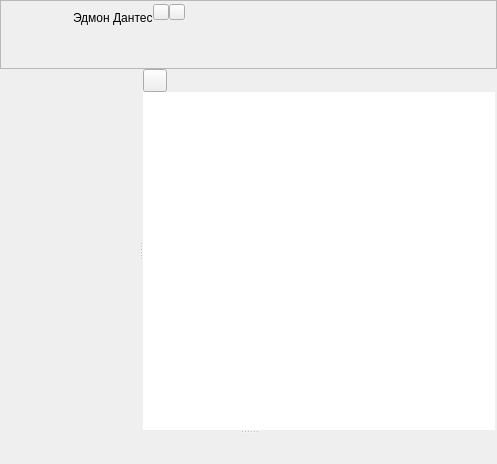
<?xml version="1.0" encoding="UTF-8"?>
<ui version="4.0">
 <class>YaGroupchatDlg</class>
 <widget class="QWidget" name="YaGroupchatDlg">
  <property name="geometry">
   <rect>
    <x>0</x>
    <y>0</y>
    <width>497</width>
    <height>464</height>
   </rect>
  </property>
  <property name="windowTitle">
   <string>Form</string>
  </property>
  <layout class="QVBoxLayout">
   <property name="spacing">
    <number>0</number>
   </property>
   <property name="margin">
    <number>0</number>
   </property>
   <item>
    <widget class="QFrame" name="chatTopFrame">
     <property name="minimumSize">
      <size>
       <width>16</width>
       <height>69</height>
      </size>
     </property>
     <property name="maximumSize">
      <size>
       <width>16777215</width>
       <height>69</height>
      </size>
     </property>
     <property name="frameShape">
      <enum>QFrame::StyledPanel</enum>
     </property>
     <property name="frameShadow">
      <enum>QFrame::Raised</enum>
     </property>
     <layout class="QHBoxLayout">
      <property name="spacing">
       <number>0</number>
      </property>
      <property name="margin">
       <number>0</number>
      </property>
      <item>
       <layout class="QHBoxLayout">
        <property name="spacing">
         <number>10</number>
        </property>
        <property name="leftMargin">
         <number>12</number>
        </property>
        <property name="topMargin">
         <number>3</number>
        </property>
        <property name="rightMargin">
         <number>2</number>
        </property>
        <property name="bottomMargin">
         <number>12</number>
        </property>
        <item>
         <layout class="QVBoxLayout">
          <property name="spacing">
           <number>0</number>
          </property>
          <property name="topMargin">
           <number>3</number>
          </property>
          <item>
           <widget class="YaContactAvatarLabel" name="contactUserpic">
            <property name="sizePolicy">
             <sizepolicy hsizetype="Preferred" vsizetype="Preferred">
              <horstretch>0</horstretch>
              <verstretch>0</verstretch>
             </sizepolicy>
            </property>
            <property name="minimumSize">
             <size>
              <width>50</width>
              <height>50</height>
             </size>
            </property>
            <property name="maximumSize">
             <size>
              <width>50</width>
              <height>50</height>
             </size>
            </property>
            <property name="frameShape">
             <enum>QFrame::NoFrame</enum>
            </property>
            <property name="frameShadow">
             <enum>QFrame::Raised</enum>
            </property>
           </widget>
          </item>
         </layout>
        </item>
        <item>
         <layout class="QVBoxLayout">
          <item>
           <layout class="QHBoxLayout">
            <property name="spacing">
             <number>0</number>
            </property>
            <item>
             <widget class="YaContactLabel" name="contactName">
              <property name="sizePolicy">
               <sizepolicy hsizetype="Preferred" vsizetype="Preferred">
                <horstretch>0</horstretch>
                <verstretch>0</verstretch>
               </sizepolicy>
              </property>
              <property name="text">
               <string>Эдмон Дантес</string>
              </property>
             </widget>
            </item>
            <item>
             <layout class="QVBoxLayout">
              <property name="spacing">
               <number>0</number>
              </property>
              <item>
               <layout class="QHBoxLayout">
                <property name="spacing">
                 <number>0</number>
                </property>
                <item>
                 <widget class="QToolButton" name="editSubjectButton">
                  <property name="minimumSize">
                   <size>
                    <width>16</width>
                    <height>16</height>
                   </size>
                  </property>
                  <property name="maximumSize">
                   <size>
                    <width>16</width>
                    <height>16</height>
                   </size>
                  </property>
                  <property name="cursor">
                   <cursorShape>PointingHandCursor</cursorShape>
                  </property>
                 </widget>
                </item>
                <item>
                 <widget class="QToolButton" name="favoriteButton">
                  <property name="minimumSize">
                   <size>
                    <width>16</width>
                    <height>16</height>
                   </size>
                  </property>
                  <property name="maximumSize">
                   <size>
                    <width>16</width>
                    <height>16</height>
                   </size>
                  </property>
                  <property name="cursor">
                   <cursorShape>PointingHandCursor</cursorShape>
                  </property>
                  <property name="checkable">
                   <bool>true</bool>
                  </property>
                  <property name="checked">
                   <bool>false</bool>
                  </property>
                 </widget>
                </item>
               </layout>
              </item>
              <item>
               <spacer>
                <property name="orientation">
                 <enum>Qt::Vertical</enum>
                </property>
                <property name="sizeHint" stdset="0">
                 <size>
                  <width>32</width>
                  <height>0</height>
                 </size>
                </property>
               </spacer>
              </item>
             </layout>
            </item>
            <item>
             <spacer>
              <property name="orientation">
               <enum>Qt::Horizontal</enum>
              </property>
              <property name="sizeHint" stdset="0">
               <size>
                <width>0</width>
                <height>32</height>
               </size>
              </property>
             </spacer>
            </item>
           </layout>
          </item>
          <item>
           <spacer>
            <property name="orientation">
             <enum>Qt::Vertical</enum>
            </property>
            <property name="sizeHint" stdset="0">
             <size>
              <width>20</width>
              <height>0</height>
             </size>
            </property>
           </spacer>
          </item>
          <item>
           <layout class="QHBoxLayout">
            <property name="spacing">
             <number>0</number>
            </property>
            <property name="topMargin">
             <number>0</number>
            </property>
            <item>
             <widget class="YaSelfMood" name="contactStatus">
              <property name="sizePolicy">
               <sizepolicy hsizetype="Expanding" vsizetype="Preferred">
                <horstretch>0</horstretch>
                <verstretch>0</verstretch>
               </sizepolicy>
              </property>
             </widget>
            </item>
           </layout>
          </item>
         </layout>
        </item>
        <item>
         <layout class="QVBoxLayout">
          <property name="spacing">
           <number>0</number>
          </property>
          <item>
           <spacer>
            <property name="orientation">
             <enum>Qt::Vertical</enum>
            </property>
            <property name="sizeHint" stdset="0">
             <size>
              <width>20</width>
              <height>22</height>
             </size>
            </property>
           </spacer>
          </item>
          <item>
           <widget class="YaChatContactInfoExtra" name="contactInfo"/>
          </item>
          <item>
           <spacer>
            <property name="orientation">
             <enum>Qt::Vertical</enum>
            </property>
            <property name="sizeHint" stdset="0">
             <size>
              <width>20</width>
              <height>0</height>
             </size>
            </property>
           </spacer>
          </item>
         </layout>
        </item>
       </layout>
      </item>
     </layout>
    </widget>
   </item>
   <item>
    <layout class="QVBoxLayout">
     <property name="spacing">
      <number>0</number>
     </property>
     <property name="leftMargin">
      <number>2</number>
     </property>
     <property name="rightMargin">
      <number>2</number>
     </property>
     <property name="bottomMargin">
      <number>0</number>
     </property>
     <item>
      <spacer>
       <property name="orientation">
        <enum>Qt::Horizontal</enum>
       </property>
       <property name="sizeHint" stdset="0">
        <size>
         <width>0</width>
         <height>0</height>
        </size>
       </property>
      </spacer>
     </item>
     <item>
      <widget class="ChatSplitter" name="chatSplitter">
       <property name="orientation">
        <enum>Qt::Vertical</enum>
       </property>
       <property name="childrenCollapsible">
        <bool>false</bool>
       </property>
       <widget class="QFrame" name="topFrame">
        <property name="sizePolicy">
         <sizepolicy hsizetype="Preferred" vsizetype="MinimumExpanding">
          <horstretch>0</horstretch>
          <verstretch>255</verstretch>
         </sizepolicy>
        </property>
        <property name="frameShape">
         <enum>QFrame::NoFrame</enum>
        </property>
        <property name="frameShadow">
         <enum>QFrame::Raised</enum>
        </property>
        <layout class="QHBoxLayout" name="horizontalLayout_2">
         <property name="spacing">
          <number>0</number>
         </property>
         <property name="margin">
          <number>0</number>
         </property>
         <item>
          <widget class="QSplitter" name="splitter">
           <property name="orientation">
            <enum>Qt::Horizontal</enum>
           </property>
           <widget class="YaChatView" name="chatView">
            <property name="sizePolicy">
             <sizepolicy hsizetype="Expanding" vsizetype="MinimumExpanding">
              <horstretch>0</horstretch>
              <verstretch>0</verstretch>
             </sizepolicy>
            </property>
            <property name="frameShape">
             <enum>QFrame::NoFrame</enum>
            </property>
           </widget>
           <widget class="QFrame" name="contactListFrame">
            <property name="styleSheet">
             <string notr="true"/>
            </property>
            <property name="frameShape">
             <enum>QFrame::NoFrame</enum>
            </property>
            <layout class="QVBoxLayout">
             <property name="spacing">
              <number>0</number>
             </property>
             <property name="margin">
              <number>0</number>
             </property>
             <item>
              <widget class="YaRosterAddContactToolButton" name="addContact"/>
             </item>
             <item>
              <widget class="YaGroupchatContactListView" name="contactList">
               <property name="frameShape">
                <enum>QFrame::NoFrame</enum>
               </property>
              </widget>
             </item>
            </layout>
           </widget>
          </widget>
         </item>
        </layout>
       </widget>
       <widget class="YaChatEdit" name="bottomFrame">
        <property name="sizePolicy">
         <sizepolicy hsizetype="Preferred" vsizetype="Maximum">
          <horstretch>0</horstretch>
          <verstretch>0</verstretch>
         </sizepolicy>
        </property>
        <property name="frameShape">
         <enum>QFrame::NoFrame</enum>
        </property>
        <property name="frameShadow">
         <enum>QFrame::Raised</enum>
        </property>
       </widget>
      </widget>
     </item>
    </layout>
   </item>
  </layout>
 </widget>
 <customwidgets>
  <customwidget>
   <class>YaContactAvatarLabel</class>
   <extends>QFrame</extends>
   <header>yacontactavatarlabel.h</header>
   <container>1</container>
  </customwidget>
  <customwidget>
   <class>YaContactLabel</class>
   <extends>QLabel</extends>
   <header>yacontactlabel.h</header>
  </customwidget>
  <customwidget>
   <class>ChatSplitter</class>
   <extends>QSplitter</extends>
   <header>chatsplitter.h</header>
   <container>1</container>
  </customwidget>
  <customwidget>
   <class>YaChatView</class>
   <extends>QFrame</extends>
   <header>yachatview.h</header>
   <container>1</container>
  </customwidget>
  <customwidget>
   <class>YaChatContactInfoExtra</class>
   <extends>QFrame</extends>
   <header>yachatcontactinfo.h</header>
   <container>1</container>
  </customwidget>
  <customwidget>
   <class>YaChatEdit</class>
   <extends>QFrame</extends>
   <header>yachatedit.h</header>
   <container>1</container>
  </customwidget>
  <customwidget>
   <class>YaGroupchatContactListView</class>
   <extends>QListView</extends>
   <header>yagroupchatcontactlistview.h</header>
  </customwidget>
  <customwidget>
   <class>YaRosterAddContactToolButton</class>
   <extends>QToolButton</extends>
   <header>yarostertoolbutton.h</header>
  </customwidget>
  <customwidget>
   <class>YaSelfMood</class>
   <extends>QLabel</extends>
   <header>yaselfmood.h</header>
  </customwidget>
 </customwidgets>
 <resources/>
 <connections/>
</ui>
